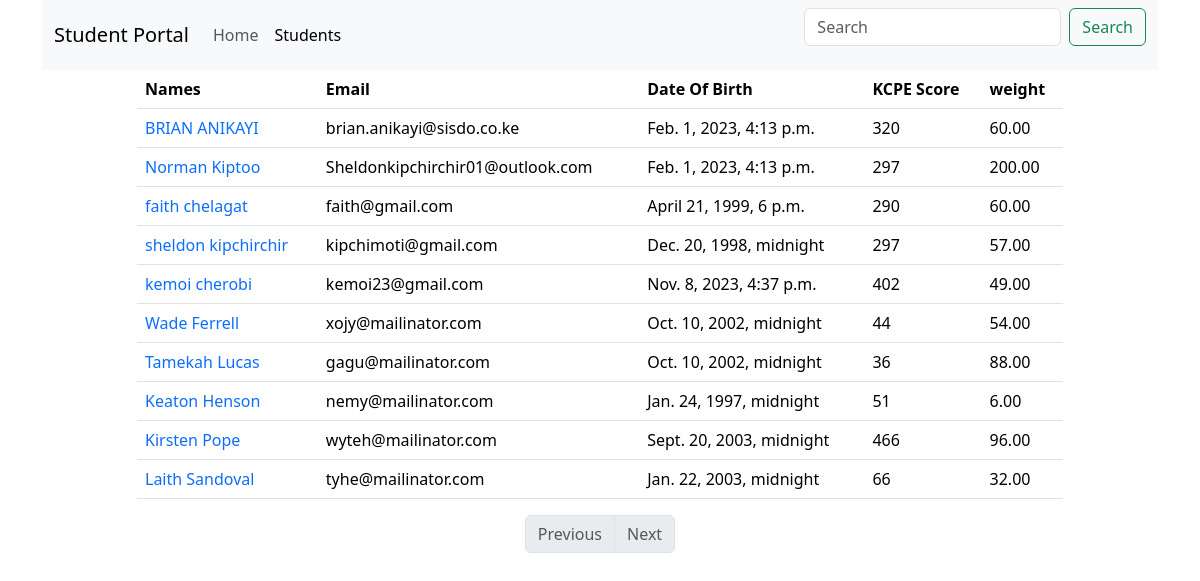
The app's page /show/ (signed in), older data.
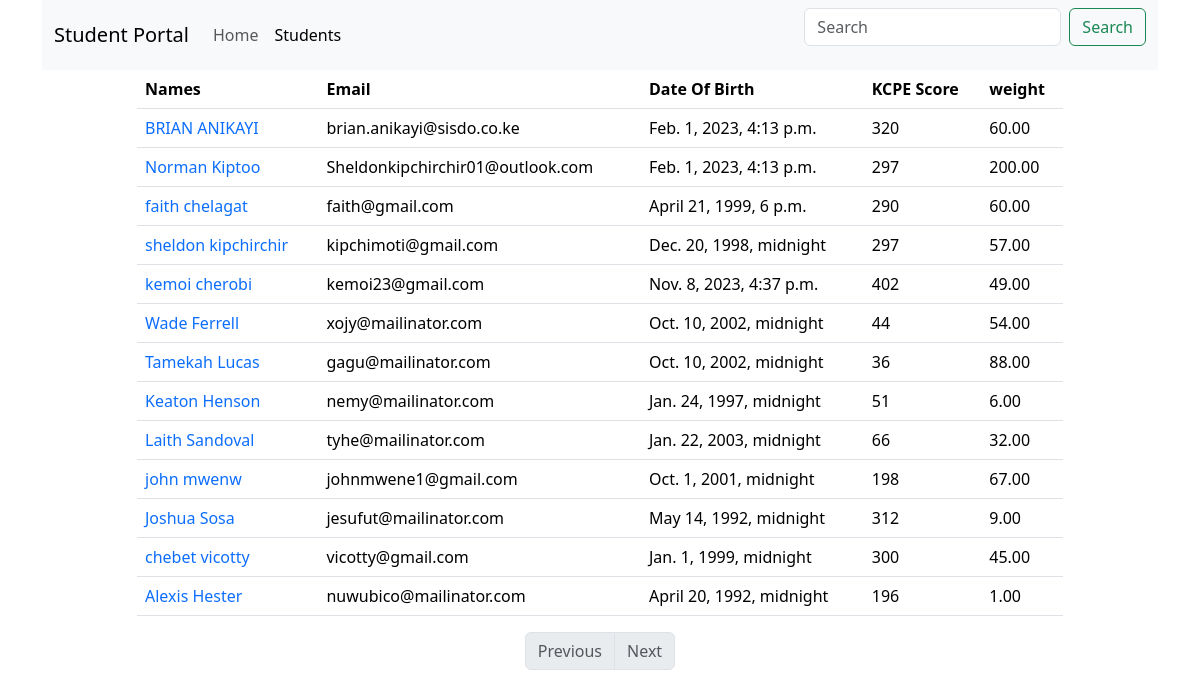
The same page, newer data.
### main_app/models.py (models this page shows, shortened)
class Student(models.Model):
    first_name = models.CharField(max_length=25)
    last_name = models.CharField(max_length=25)
    dob = models.DateTimeField()
    email = models.EmailField(unique=True)
    weight = models.DecimalField(max_digits=5, decimal_places=2)
    is_spoty = models.BooleanField(default=False)
    kcpe_score = models.IntegerField()
    profile_pic = models.ImageField(upload_to=generate_unique_name, null=True, default="students/student.png")
    created_at = models.DateTimeField(auto_now_add=True)
    updated_at = models.DateTimeField(auto_now=True)

### main_app/views.py (the view)
# urls.py: path('show/', views.show_students, name='show'),
@login_required  # decorators
def show_students(request):
    data = Student.objects.all()
    paginator = Paginator(data, 50)
    page_number = request.GET.get('page')
    data = paginator.get_page(page_number)
    return render(request, 'display.html', {'students': data})

### templates/display.html (shortened to what this page needs)
<div class="container">
   {% extends 'base.html' %}
{% load crispy_forms_filters %}
{% block content %}
    {% include 'navbar.html' %}
    <div class="row justify-content-center">
        <div class="col-sm-10">
            <table class="table">
                <thead>
                <tr>
                    <th>Names</th>
                    <th>Email</th>
                    <th>Date Of Birth</th>
                    <th>KCPE Score</th>
                    <th>weight</th>
                </tr>
                </thead>
                <tbody>
                {% for student in students %}
                    <tr>
                        <td><a href="{% url 'details' student.id %}" class="text-decoration-none">{{ student.first_name }} {{ student.last_name }}</a> </td>
                        <td>{{ student.email }}</td>
                        <td>{{  student.dob}}</td>
                        <td>{{ student.kcpe_score }}</td>
                        <td>{{ student.weight }}</td>
                    </tr>
                {% endfor %}
                </tbody>
            </table>
         <nav aria-label="Page navigation example">
                    <ul class="pagination justify-content-center">
                        {% if students.has_previous %}
                            <li class="page-item">
                                <a class="page-link" href='?page={{ students.previous_page_number }}'>Previous</a>
                            </li>
                        {% else %}
                            <li class="page-item disabled">
                                <a class="page-link" href='' tabindex="-1" aria-disabled="True">Previous</a>
                            </li>
                        {% endif %}
                        {% if students.has_next %}
                            <li class="page-item">
                                <a class="page-link" href='?page={{ students.next_page_number }}'>Next</a>
                            </li>
                        {% else %}
                            <li class="page-item disabled">
                                <a class="page-link" href='' tabindex="-1" aria-disabled="True">Next</a>
                            </li>
                        {% endif %}
                    </ul>
                </nav>
        </div>
    </div>
</div>
{% endblock %}

### templates/base.html (shortened to what this page needs)
<!doctype html>
<html lang="en">
<head>
    <link href="https://cdn.jsdelivr.net/npm/bootstrap@5.3.2/dist/css/bootstrap.min.css" rel="stylesheet">
</head>
<body>
{% block content %}
{% endblock %}
</body>
</html>

### templates/navbar.html (shortened to what this page needs)
<nav class="navbar navbar-expand-lg navbar-light bg-light">
  <div class="container-fluid">
    <a class="navbar-brand" href="{% url 'home' %}">Student Portal</a>
    <div class="collapse navbar-collapse" id="navbarTogglerDemo02">
      <ul class="navbar-nav me-auto mb-2 mb-lg-0 sticky-top">
        <li class="nav-item">
          <a class="nav-link {% if '/' == request.path %} active {% endif %}" aria-current="page" href="{% url 'home' %}">Home</a>
        </li>
        <li class="nav-item">
          <a class="nav-link {% if 'show' in request.path %} active {% endif %}" href="{% url 'show' %}">Students</a>
        </li>
      </ul>
      <form class="d-flex" method="get" action="{% url 'search' %}">
        <input class="form-control me-2" name="search" type="search" placeholder="Search" aria-label="Search">
        <button class="btn btn-outline-success" type="submit">Search</button>
      </form>
    </div>
  </div>
</nav>

Row changes from the older to the newer data that the page shows:
removed Student: first_name "Kirsten", last_name "Pope", email "wyteh@mailinator.com", dob "Sept. 20, 2003, midnight", kcpe_score "466", weight "96.00"
added Student: first_name "john", last_name "mwenw", email "johnmwene1@gmail.com", dob "Oct. 1, 2001, midnight", kcpe_score "198", weight "67.00"
added Student: first_name "Joshua", last_name "Sosa", email "jesufut@mailinator.com", dob "May 14, 1992, midnight", kcpe_score "312", weight "9.00"
added Student: first_name "chebet", last_name "vicotty", email "vicotty@gmail.com", dob "Jan. 1, 1999, midnight", kcpe_score "300", weight "45.00"
added Student: first_name "Alexis", last_name "Hester", email "nuwubico@mailinator.com", dob "April 20, 1992, midnight", kcpe_score "196", weight "1.00"
